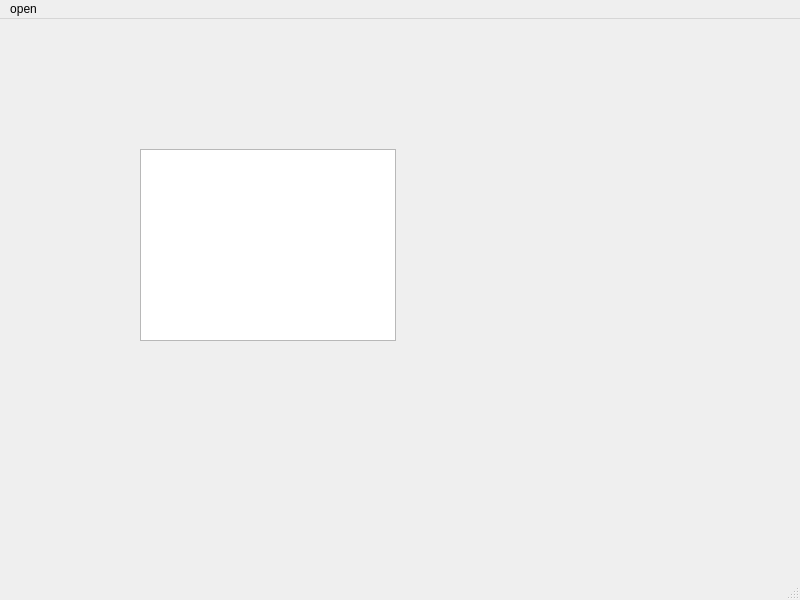
<?xml version="1.0" encoding="UTF-8"?>
<ui version="4.0">
 <class>MainWindow</class>
 <widget class="QMainWindow" name="MainWindow">
  <property name="geometry">
   <rect>
    <x>0</x>
    <y>0</y>
    <width>800</width>
    <height>600</height>
   </rect>
  </property>
  <property name="windowTitle">
   <string>MainWindow</string>
  </property>
  <widget class="QWidget" name="centralwidget">
   <widget class="MylistWidget" name="listWidget">
    <property name="geometry">
     <rect>
      <x>140</x>
      <y>130</y>
      <width>256</width>
      <height>192</height>
     </rect>
    </property>
   </widget>
  </widget>
  <widget class="QMenuBar" name="menubar">
   <property name="geometry">
    <rect>
     <x>0</x>
     <y>0</y>
     <width>800</width>
     <height>21</height>
    </rect>
   </property>
   <widget class="QMenu" name="menuOpen">
    <property name="title">
     <string>open</string>
    </property>
    <addaction name="actionOpen_file"/>
   </widget>
   <addaction name="menuOpen"/>
  </widget>
  <widget class="QStatusBar" name="statusbar"/>
  <action name="actionOpen_file">
   <property name="text">
    <string>open file</string>
   </property>
  </action>
 </widget>
 <customwidgets>
  <customwidget>
   <class>MylistWidget</class>
   <extends>QListWidget</extends>
   <header>mylistwidget.h</header>
  </customwidget>
 </customwidgets>
 <resources/>
 <connections/>
</ui>
